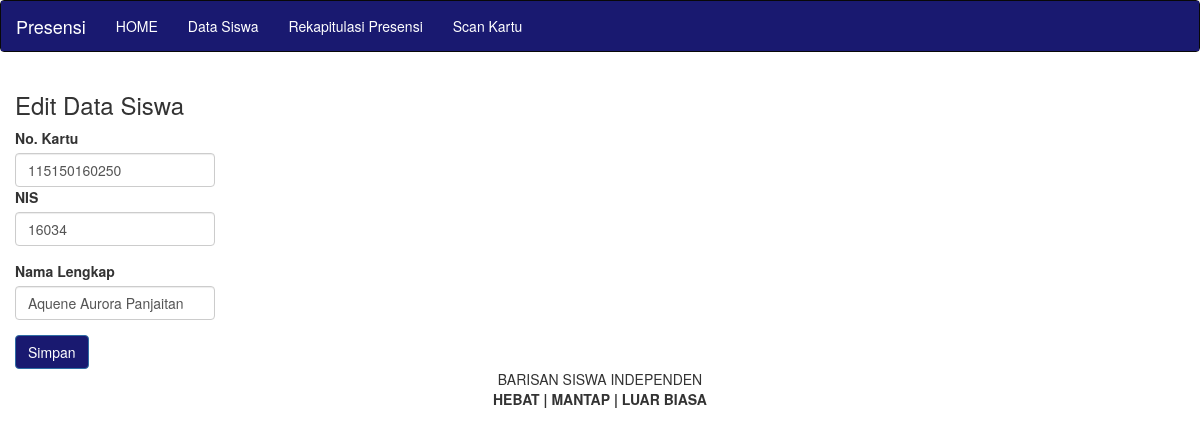
/edit.php?ID=7, run on the app's committed database.
### tables this page shows
CREATE TABLE `siswa` (
  `ID` int(11) NOT NULL,
  `NIS` int(20) NOT NULL,
  `No_Kartu` varchar(20) NOT NULL,
  `Nama_Lengkap` varchar(100) NOT NULL
);

### edit.php (the view, shortened to what this page needs)
<?php
    include "koneksi.php";
    $ID = $_GET['ID'];
    $Cari = mysqli_query($konek, "select * from siswa where ID='$ID'");
    $Hasil = mysqli_fetch_array($Cari);
?>
<!DOCTYPE html>
<html>
<head>
    <?php include "header.php"; ?>
</head>
<body>
    <?php include "menu.php"; ?>
    <div class="container-fluid">
        <h3> Edit Data Siswa </h3>
        <form method="POST">
            <div>
            <class="form-group">
                <label>No. Kartu</label>
                <input type="text" name="No_Kartu" id="No. Kartu" placeholder="No. Kartu Siswa" class="form-control" style="width: 200px" value="<?php echo $Hasil['No_Kartu'];?>">
            </div>
            <div class="form-group">
                <label>NIS</label>
                <input type="text" name="NIS" id="NIS" placeholder="NIS Siswa" class="form-control" style="width: 200px" value="<?php echo $Hasil['NIS'];?>">
            </div>
            <div class="form-group">
                <label>Nama Lengkap</label>
                <input type="text" name="Nama_Lengkap" id="Nama Lengkap" placeholder="Nama Lengkap Siswa" class="form-control" style="width: 200px" value="<?php echo $Hasil['Nama_Lengkap'];?>">
            </div>
            <button class="btn btn-primary" name="btnSimpan" id="btnSimpan" style="background-color: midnightblue; color: white">Simpan</button>
        </form>
    </div>
    <?php include "footer.php"; ?>
</body>
</html>

### data on the page
siswa: No_Kartu "115150160250", NIS "16034", Nama_Lengkap "Aquene Aurora Panjaitan"
